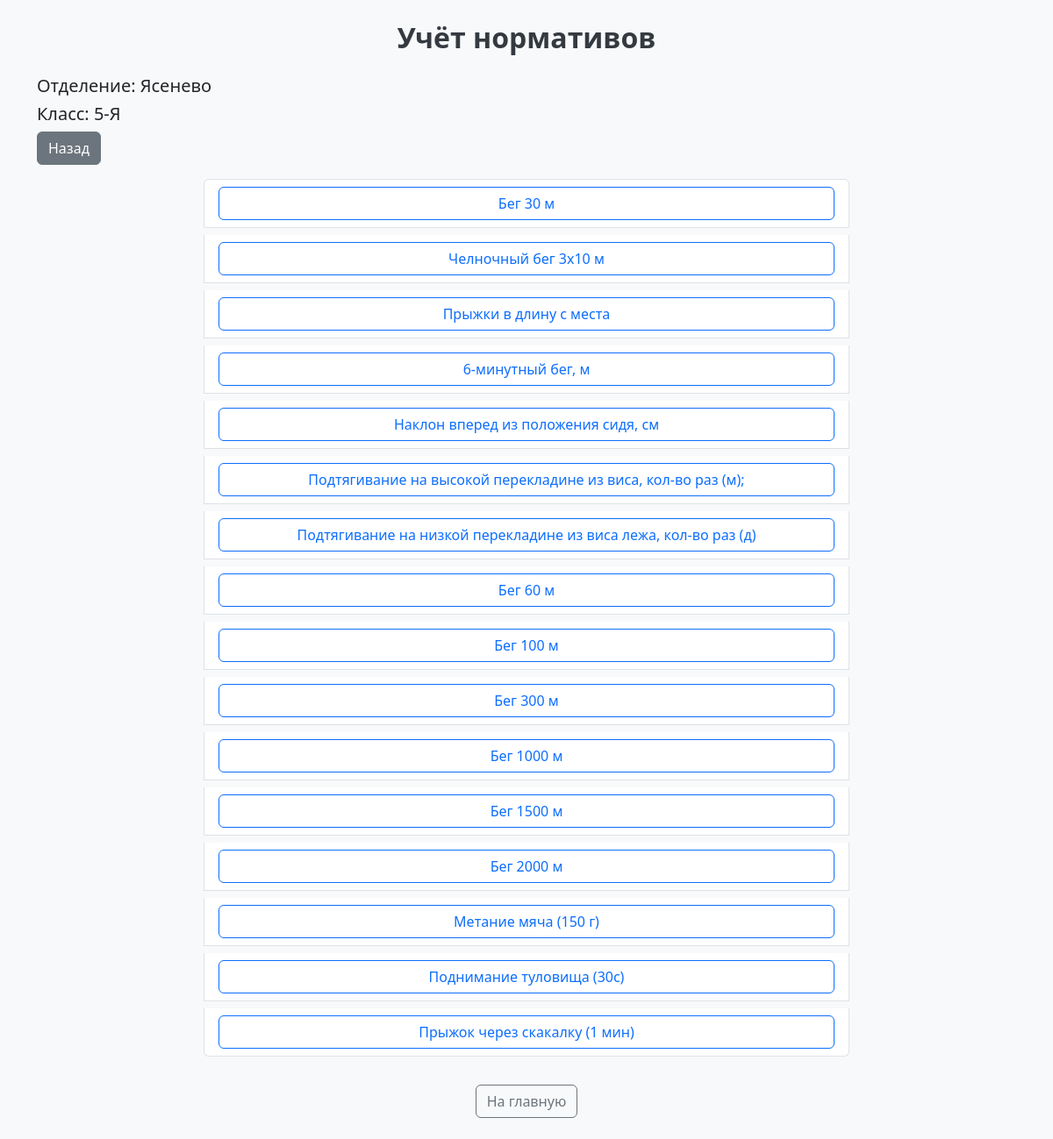
/select_normative/Ясенево/5-Я, run on the app's committed database.
### tables this page shows
CREATE TABLE "Normatives" (
	"id"	INTEGER,
	"name"	TEXT NOT NULL,
	"unit"	TEXT NOT NULL,
	"min_age"	INTEGER NOT NULL,
	"max_age"	INTEGER,
	"category"	TEXT NOT NULL,
	PRIMARY KEY("id" AUTOINCREMENT)
);

### server.py (the view)
@app.route('/select_normative/<department>/<class_name>')
def select_normative(department, class_name):
    conn = get_db_connection()
    normatives = conn.execute('SELECT id, name FROM Normatives').fetchall()
    conn.close()
    return render_template('select_normative.html', department=department, class_name=class_name, normatives=normatives)

### server.py (called while the page is built)
def get_db_connection():
    conn = sqlite3.connect(DB_PATH)
    conn.row_factory = sqlite3.Row
    return conn

### templates/select_normative.html
{% extends 'base.html' %}
{% block content %}
<h5>Отделение: {{ department }}</h5>
<h5>Класс: {{ class_name }}</h5>
<a href="{{ url_for('select_class', department=department) }}" class="btn btn-secondary mb-3">Назад</a>
<div class="row justify-content-center">
    <div class="col-md-8">
        <div class="list-group">
            {% for norm in normatives %}
                <div class="list-group-item mb-2">
                    <a href="{{ url_for('select_student', department=department, class_name=class_name, normative_id=norm['id']) }}" class="btn btn-outline-primary w-100">
                        {{ norm['name'] }}
                    </a>
                </div>
            {% endfor %}
        </div>
    </div>
</div>
{% endblock %}

### templates/base.html (style rules this page uses)
body { background-color: #f8f9fa; }

### data on the page
Normatives: name "Бег 30 м"
Normatives: name "Челночный бег 3х10 м"
Normatives: name "Прыжки в длину с места"
Normatives: name "6-минутный бег, м"
Normatives: name "Наклон вперед из положения сидя, см"
Normatives: name "Подтягивание на высокой перекладине из виса, кол-во раз (м);"
Normatives: name "Подтягивание на низкой перекладине из виса лежа, кол-во раз (д)"
Normatives: name "Бег 60 м"
Normatives: name "Бег 100 м"
Normatives: name "Бег 300 м"
Normatives: name "Бег 1000 м"
Normatives: name "Бег 1500 м"
Normatives: name "Бег 2000 м"
Normatives: name "Метание мяча (150 г)"
Normatives: name "Поднимание туловища (30с)"
Normatives: name "Прыжок через скакалку (1 мин)"

### other printed values
{{ department }} "Ясенево"
{{ class_name }} "5-Я"
